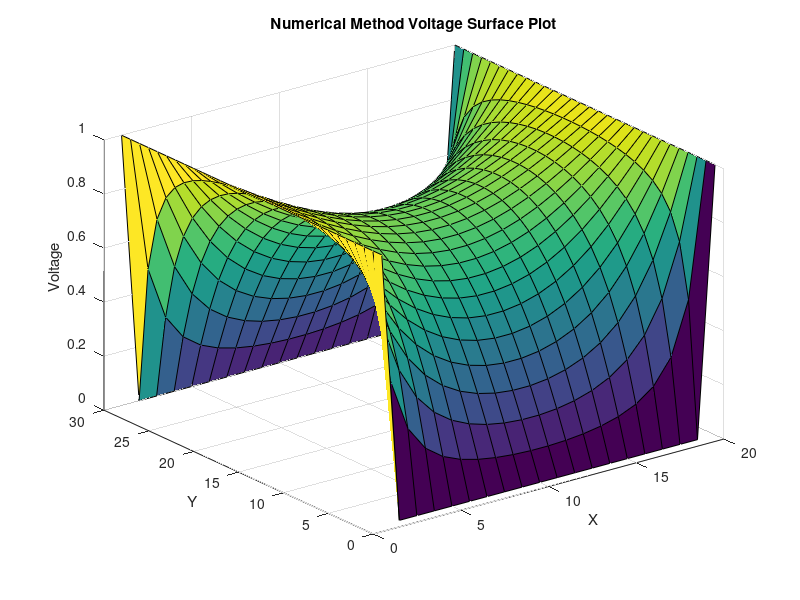
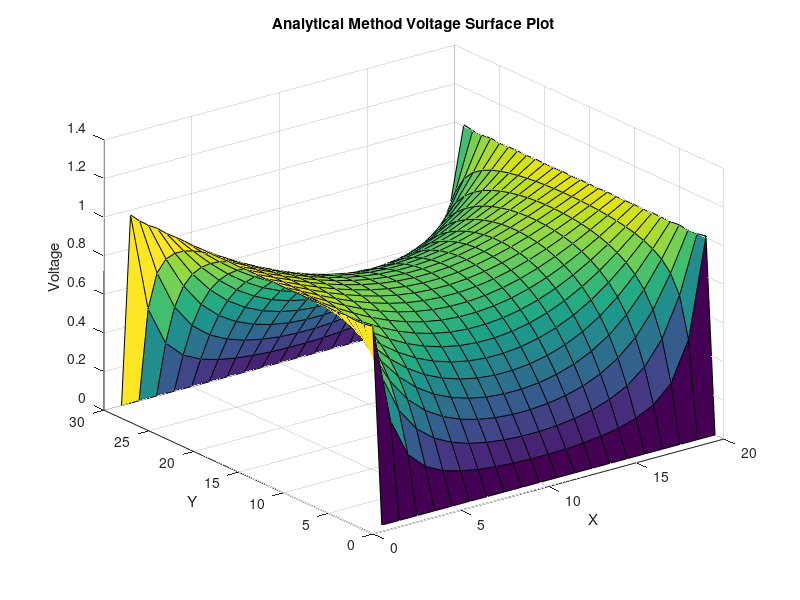

Here is the MATLAB script that generated these plots, in order:
% Dimensions of matrices, using ratio of 3/2 for L/W
nx = 20;
ny = 30; 

% G matrix so the solution will be similifed to a matrix form i.e Ax = B
G = sparse(nx*ny,nx*ny);
F = zeros(nx*ny,1);

% similiar to the PA-5, we will set up the bulk nodes and boundary
% conditions
for i = 1:nx
    for j = 1:ny
        n = j + (i-1)*ny;
        if i == 1
            G(n,:) = 0;
            G(n,n) = 1;
            F(n) = 1;
            
        elseif i == nx
            G(n,:) = 0;
            G(n,n) = 1;
            F(n) = 1;
            
        elseif j == 1
            G(n,:) = 0;
            G(n,n) = 1;
            
        elseif j == ny
            G(n,:) = 0;
            G(n,n) = 1;
            
        else 
            G(n,n) = -4;
            G(n,n-1) = 1;
            G(n,n+1) = 1;
            G(n,n-ny) = 1;
            G(n,n+ny) = 1;
        end
    end
end

V = G\F;

Emap = zeros(ny,nx,1);

for i = 1:nx
    for j = 1:ny
        n = j + (i-1)*ny; 
        Emap(j,i) = V(n);
    end
end

figure(1)
surf(Emap)
title("Numerical Method Voltage Surface Plot")
xlabel("X")
ylabel("Y")
zlabel("Voltage")

% Now to plot the analytical solution
a = ny;
b = nx/2;
[x,y] = meshgrid((linspace(-nx/2,nx/2,20)),(linspace(0,ny,ny)));
Emap2 = sparse(ny,nx);

% now to create a simulation for anayltical solution
for n = 1:2:500
    Emap2 = Emap2+(4./pi).*((cosh(n*pi*x/a).*sin(n*pi*y/a))./(n*cosh(n*pi*b/a)));
    figure(2)
    surf(Emap2)
    title("Analytical Method Voltage Surface Plot")
    xlabel("X")
    ylabel("Y")
    zlabel("Voltage")
end
